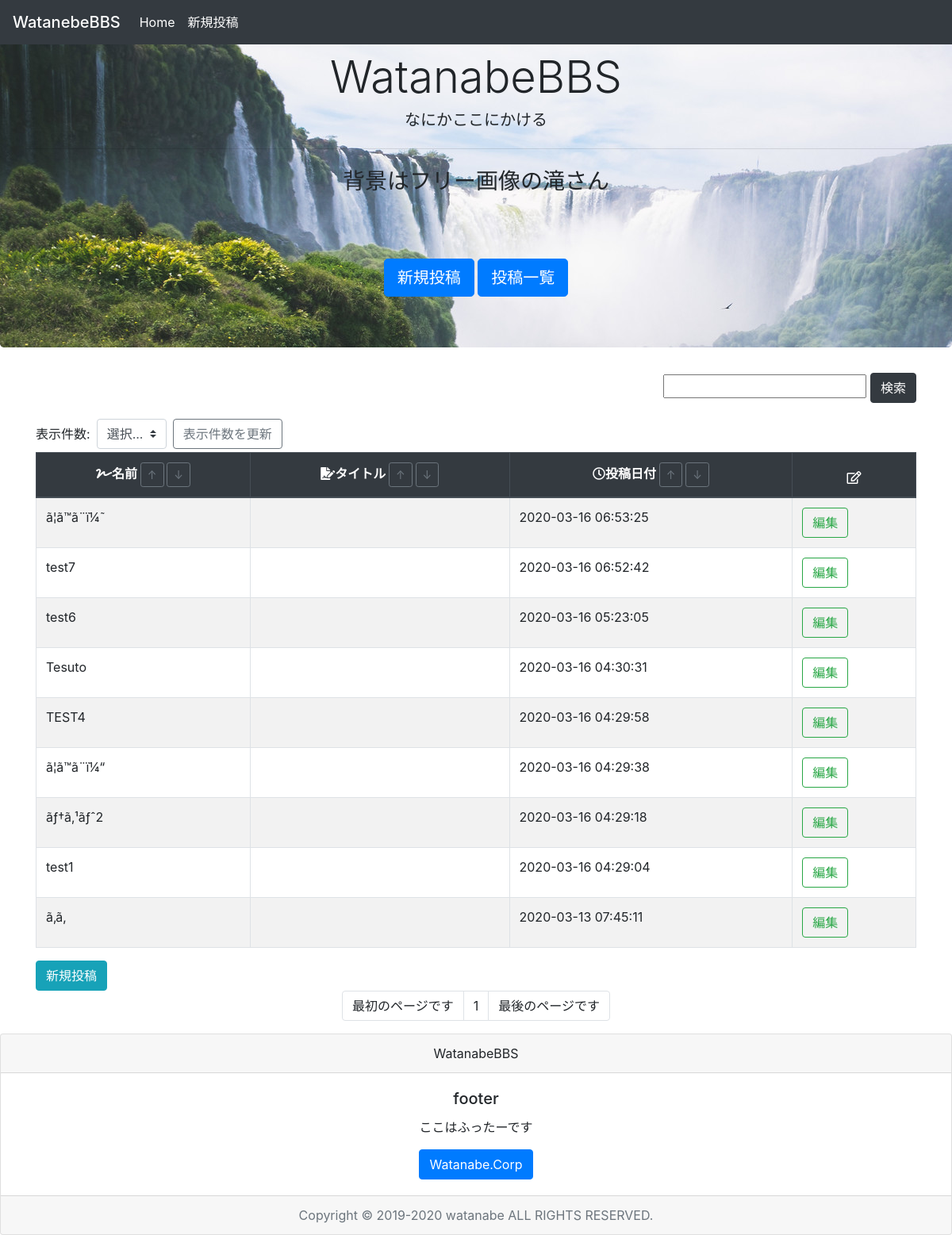
Before: / with the older database file.
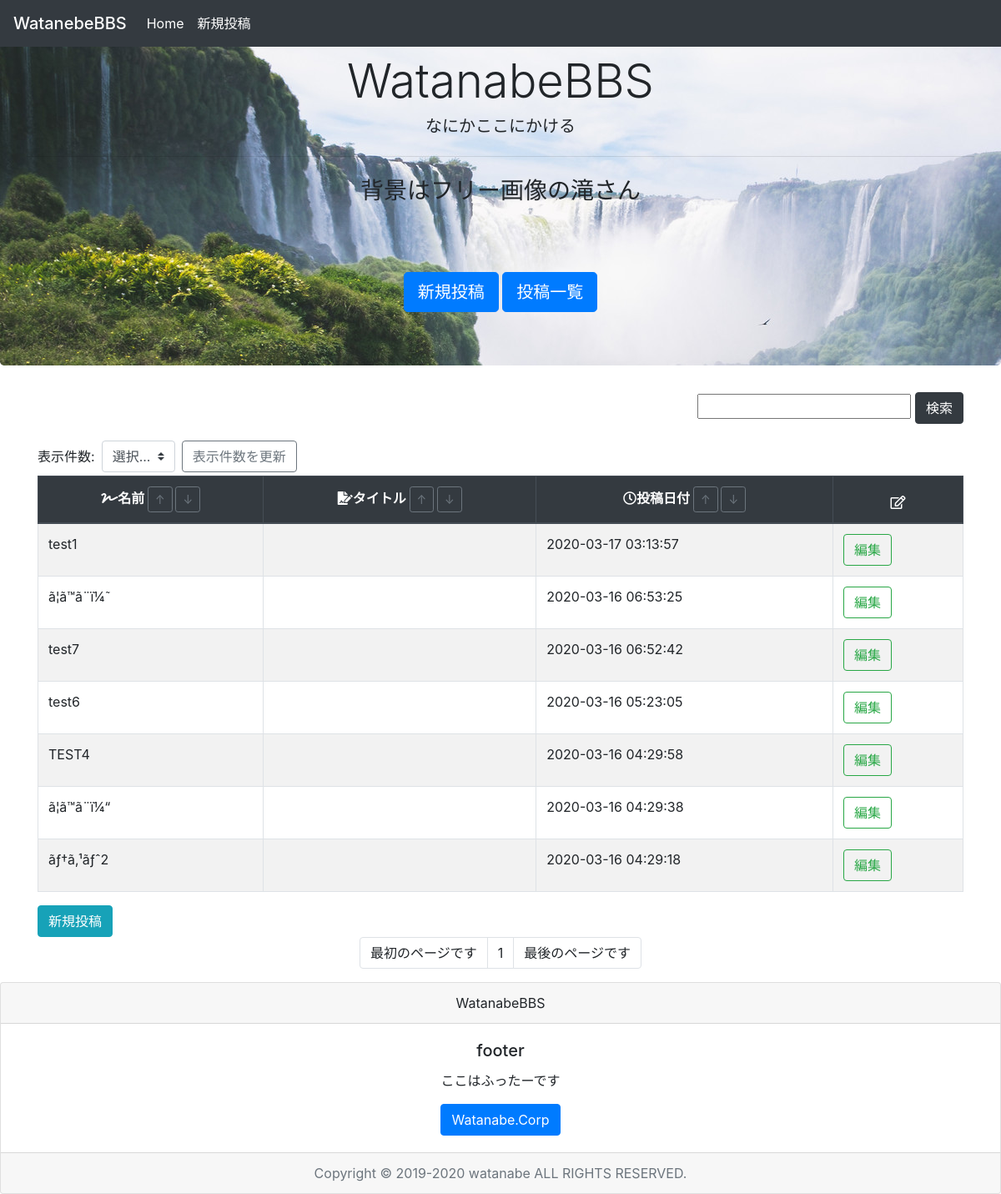
After: the same page with the newer database file.
### tables this page shows
CREATE TABLE `board_table` (
  `id` int(11) NOT NULL,
  `name` varchar(20) NOT NULL,
  `date` timestamp NOT NULL DEFAULT CURRENT_TIMESTAMP ON UPDATE CURRENT_TIMESTAMP,
  `content` text NOT NULL
);

### index.php (the view, shortened to what this page needs)
<?php
  try {
    require('mybbs_db.php');
    function h($s) {
      return htmlspecialchars($s, ENT_QUOTES, 'UTF-8');
    }
    if (isset($_POST['mv'])) {
      $max_view = (int)$_POST['mv'];
    } else {
      $max_view = 10;
    }
    if (isset($_GET['page'])) {
      $nowPage = (int)$_GET['page'];
    } else {
      $nowPage = 1;
    }
    if ($nowPage > 1) {
      $start = ($nowPage * $max_view) - $max_view;
    }else {
      $start = 0;
    }
    if(isset($_POST["sw"])){
      $search = $_POST["sw"];
      $stmt = $pdo->prepare("SELECT * FROM board_table WHERE title LIKE ? OR name LIKE ? ORDER BY date DESC LIMIT {$start}, {$max_view};");
      $stmt->execute(array(0 => '%'.$search.'%',1 => '%'.$search.'%'));
      $stmt = $stmt->fetchALL(PDO::FETCH_ASSOC);
      $page_num = $pdo->prepare("SELECT COUNT(*) FROM board_table WHERE title LIKE ? OR name LIKE ?;");
      $page_num->execute(array(0 => '%'.$search.'%',1 => '%'.$search.'%'));
      $page_num = $page_num->fetchColumn();
      $maxPage = ceil($page_num / $max_view);
    }else{
      $stmt = $pdo->query("SELECT * FROM board_table ORDER BY date DESC LIMIT {$start},{$max_view};");
      $stmt = $stmt->fetchAll(PDO::FETCH_ASSOC);
      $page_num = $pdo->query("SELECT COUNT(*) FROM board_table;");
      $page_num = $page_num->fetchColumn();
      $maxPage = ceil($page_num / $max_view);
    }
  }catch (Exception $e) {
    echo 'エラーが発生しました。:' . $e->getMessage();
  }
?>
<!DOCTYPE html>
<html lang="ja">
<head>
    <link href="https://stackpath.bootstrapcdn.com/bootstrap/4.4.1/css/bootstrap.min.css" rel="stylesheet">
    <link rel="stylesheet" href="css/watanabe.css" type="text/css">
    <link href="https://use.fontawesome.com/releases/v5.6.1/css/all.css" rel="stylesheet">
</head>
<body>
    <div class="text-center">
      <div class="jumbotron">
        <h1 class="display-4">WatanabeBBS</h1>
          <h2 class="lead">なにかここにかける</h2>
            <hr class="my-4">
          <h3>背景はフリー画像の滝さん</h3><br><br><br>
          <a class="btn btn-primary btn-lg" href="new.php" role="button">新規投稿</a>
          <a class="btn btn-primary btn-lg" href="index.php" role="button">投稿一覧</a>
      </div>
    </div>
    <div class="container">
    <form method="post" name="search" onSubmit="return check()">
    <div class="form-group clearfix">
      <div class="float-right">
        <input class="col-unset-6 "type="text" name="sw">
        <input class="btn btn-dark" type="submit" name="kensaku" value="検索">
      </div>
    </div>
    </form>
    <form method="post" class="form-inline">
      <label class="my-1 mr-2" for="inlineFormCustomSelect">表示件数:</label>
      <select class="custom-select my-1 mr-sm-2" id="inlineFormCustomSelect" name="mv">
        <option selected>選択...</option>
      </select>
      <button class="btn btn-outline-secondary btn-md" type="submit" name="select" value="view_num">表示件数を更新</button>
    </form>
    <div class="table-responsive overflow-y:scroll">
      <table id="table1" class="table table-striped table-bordered table-hover">
        <thead class="thead-dark">
         <form method="post">
          <tr class ="text-center">
            <th><i class="fas fa-signature"></i>名前
              <button class="btn btn-outline-secondary btn-sm" type="submit" name="sb" value="nsu">↑</button>
              <button class="btn btn-outline-secondary btn-sm" type="submit" name="sb" value="nsd">↓</button>
            </th>
            <th><i class="fas fa-file-signature"></i>タイトル
              <button class="btn btn-outline-secondary btn-sm" type="submit" name="sb" value="tsu">↑</button>
              <button class="btn btn-outline-secondary btn-sm" type="submit" name="sb" value="tsd">↓</button>
            </th>
            <th><i class="far fa-clock"></i>投稿日付
              <button class="btn btn-outline-secondary btn-sm" type="submit" name="sb" value="dsu">↑</button>
              <button class="btn btn-outline-secondary btn-sm" type="submit" name="sb" value="dsd">↓</button>
            </th>
            <th><i class="far fa-edit"></i>
            </th>
          </tr>
          </form>
        </thead>
        <tbody>
          <?php foreach ($stmt as $table): ?>
          <tr>
            <td><?= h($table['name']) ?></td>
            <td><a href="show.php?id=<?= $table['id'] ?>"><?= h($table['title']) ?></a></td>
            <td><?= $table["date"] ?></td>
            <td>
              <a class="btn btn-outline-success" href="edit.php?id=<?= $table['id'] ?>">編集</a>
            </td>
          </tr>
          <?php endforeach ?>
        </tbody>
      </table>
      </div>
        <div class="button">
        <a class="btn btn-info" href="new.php">新規投稿</a>
        </div>
      <nav aria-label="...">
        <ul class="pagination justify-content-center">
          <?php if($nowPage < 2) { ?>
            <li class="page-item">
              <a class="page-link">最初のページです</a>
            </li>
          <?php }else { ?>
            <li class="page-item"><a class="page-link" href="?page= 1">最初</a></li>
            <li class="page-item"><a class="page-link" href="?page=<?= $nowPage - 1 ?>">前へ</a></li>
          <?php } ?>
              <li class="page-item">
                <a class="page-link"><?= $nowPage ?></a>
              </li>
          <?php if($nowPage >= $maxPage) { ?>
            <li class="page-item">
              <a class="page-link">最後のページです</a>
            </li>
          <?php }else { ?>
            <li class="page-item"><a class="page-link" href="?page=<?= $nowPage + 1 ?>"> 次へ</a></li>
            <li class="page-item"><a class="page-link" href="?page=<?= $maxPage ?>">最後</a></li>
          <?php } ?>
        </ul>
      </nav>
    </div>
  </body>
</html>

### css/watanabe.css (style rules this page uses)
.jumbotron { background:url("../images/kouho2.jpg"); }

Changed rows visible on the page:
removed board_table: name "Tesuto", date "2020-03-16 04:30:31"
removed board_table: name "ã‚ã‚", date "2020-03-13 07:45:11"
changed board_table "test1": date "2020-03-16 04:29:04" → "2020-03-17 03:13:57"; moves up the list
